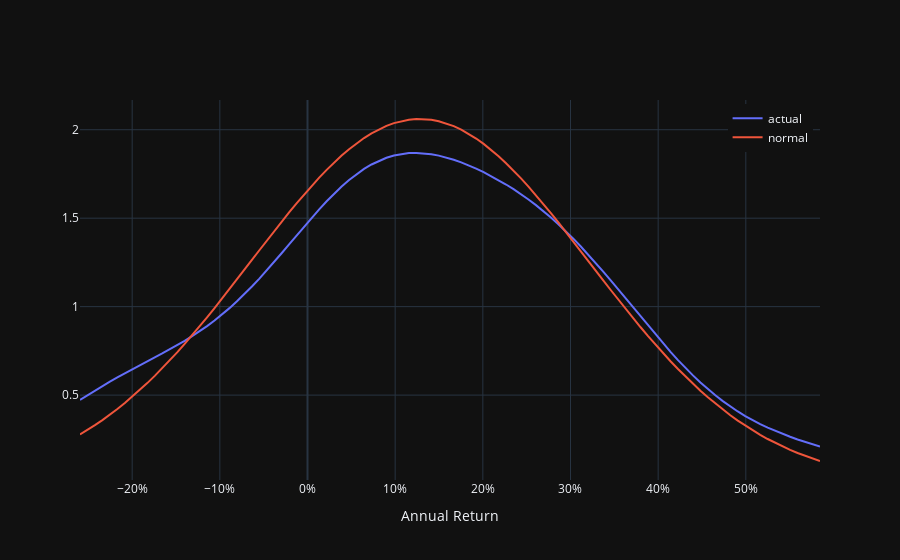

Source (notebook cell):
### Code cell
from scipy.stats import norm
from scipy.stats import gaussian_kde as kde

density = kde(spy.ret)
grid = np.linspace(np.min(spy.ret), np.max(spy.ret), 100)

trace1 = go.Scatter(
  x=grid,
  y=density(grid),
  mode="lines",
  name="actual"
)

trace2 = go.Scatter(
  x=grid, 
  y=norm.pdf(grid, np.mean(spy.ret), scale=np.std(spy.ret)), 
  mode="lines", 
  name="normal"
)
fig = go.Figure()
fig.add_trace(trace1)
fig.add_trace(trace2)
fig.update_layout(
    template="plotly_dark",
    xaxis_title="Annual Return",
    yaxis_title="",
    xaxis_tickformat=".0%",
    yaxis_tickformat="",
    legend=dict(
        yanchor="top", 
        y=0.99, 
        xanchor="right", 
        x=0.99
    ),
)

fig.show()
